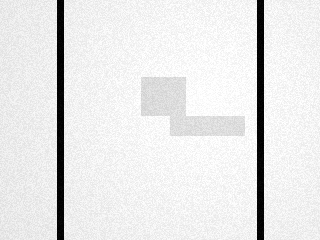
#> input picture test_images/real_lane_center.png, 320 x 240 px; its folder holds only this picture in this run
$ python verify_real_images.py
#> lines starting #> are read from the running program, lines starting #| are printed output that depends on the picture; after the words box and inside, x2 and y2 are one past the last pixel; in counts of white or black regions, pixels touching at a corner belong together
#> call 2 of test_scene, with label = '场景 B: 车道跟随 (vision/lane.py)', roi = (0, 100, 320, 140), extra = ''
#> in test_scene, gray is the input picture: shape (240, 320); min 0, max 255, mean 231.5
"""
用逼真测试图片验证三场景巡线模块。
"""

import os, sys, cv2, numpy as np
sys.path.insert(0, os.path.join(os.path.dirname(__file__), '..'))
import config

TEST_DIR = os.path.join(os.path.dirname(os.path.abspath(__file__)), '..', 'test_images')


def find_black_in_roi(gray, roi, area_min=80, area_max=50000):
    """模拟 line.py / edge.py 的 find_blobs 行为"""
    x, y, w, h = roi
    roi_img = gray[y:y+h, x:x+w]
    _, binary = cv2.threshold(roi_img, 128, 255, cv2.THRESH_BINARY_INV)
    n, labels, stats, centroids = cv2.connectedComponentsWithStats(binary, 8)
    if n <= 1:
        return None
    best_i = np.argmax(stats[1:, cv2.CC_STAT_AREA]) + 1
    area = stats[best_i, cv2.CC_STAT_AREA]
    if area < area_min or area > area_max:
        return None
    cx_r, cy_r = centroids[best_i]
    bx, by = stats[best_i, cv2.CC_STAT_LEFT], stats[best_i, cv2.CC_STAT_TOP]
    bw, bh = stats[best_i, cv2.CC_STAT_WIDTH], stats[best_i, cv2.CC_STAT_HEIGHT]
    return int(cx_r)+x, int(cy_r)+y, int(area), (bx+x, by+y, bw, bh)


def find_white_in_roi(gray, roi, area_min=400, area_max=80000):
    """模拟 lane.py 的 find_blobs 行为"""
#> called with roi = (0, 100, 320, 140), area_min = 400, area_max = 80000
    x, y, w, h = roi
    roi_img = gray[y:y+h, x:x+w]
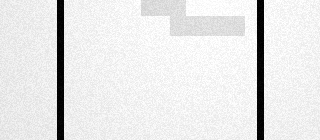
#> roi_img: shape (140, 320); min 0, max 255, mean 230.8
    _, binary = cv2.threshold(roi_img, 200, 255, cv2.THRESH_BINARY)
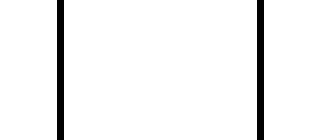
#> binary: shape (140, 320); 95.6% white; 2 black regions, box (x1, y1, x2, y2) and area: (57, 0, 64, 140) 980, (257, 0, 264, 140) 980
    n, labels, stats, centroids = cv2.connectedComponentsWithStats(binary, 8)
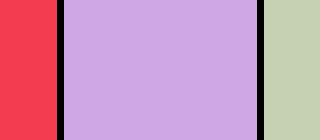
#> labels: shape (140, 320) int32; 4 distinct labels, from 0 to 3; one colour per label, 0 black
#> n = 4; stats = [[57, 0, 207, 140, 1960], [0, 0, 57, 140, 7980], [64, 0, 193, 140, 27020], [264, 0, 56, 140, 7840]]; centroids = [[160, 69.5], [28, 69.5], [160, 69.5], [291.5, 69.5]]
    if n <= 1:
        return None
    best_i = np.argmax(stats[1:, cv2.CC_STAT_AREA]) + 1
#> best_i = 2
    area = stats[best_i, cv2.CC_STAT_AREA]
#> area = 27020
    if area < area_min or area > area_max:
        return None
    cx_r, cy_r = centroids[best_i]
#> cx_r = 160; cy_r = 69.5
    bx, by = stats[best_i, cv2.CC_STAT_LEFT], stats[best_i, cv2.CC_STAT_TOP]
#> bx = 64; by = 0
    bw, bh = stats[best_i, cv2.CC_STAT_WIDTH], stats[best_i, cv2.CC_STAT_HEIGHT]
#> bw = 193; bh = 140
    return int(cx_r)+x, int(cy_r)+y, int(area), (bx+x, by+y, bw, bh), bx+x, bx+bw+x


def test_scene(label, files, roi, finder, extra=""):
    print(f"\n{'='*60}")
    print(f"  {label}")
    print(f"  ROI: {roi}  {extra}")
    print(f"{'='*60}")
    ok = 0
    fail = 0
    for fname in sorted(files):
        fpath = os.path.join(TEST_DIR, fname)
        gray = cv2.imread(fpath, cv2.IMREAD_GRAYSCALE)
        if gray is None:
            continue
        result = finder(gray, roi)
        if result:
            ok += 1
            if len(result) == 4:
                cx, cy, area, rect = result
                dev = (cx - W//2) / (W//2) * 1000
                print(f"  {fname:38s} cx={cx:3d} area={area:5d} dev={dev:+6.0f}")
            elif len(result) == 6:
                cx, cy, area, rect, left, right = result
                dev = (cx - W//2) / (W//2) * 1000
                w_lane = right - left
                print(f"  {fname:38s} cx={cx:3d} w={w_lane:3d} L={left:3d} R={right:3d} dev={dev:+6.0f}")
        else:
            fail += 1
            print(f"  {fname:38s} [FAIL] NOT FOUND")
    print(f"  ---> 通过:{ok}  未检出:{fail}")
    return ok, fail


W, H = 320, 240

# 场景 A: 中线跟随
line_files = [f for f in os.listdir(TEST_DIR) if f.startswith('real_line_')]
test_scene("场景 A: 中线跟随 (vision/line.py)", line_files, config.LINE_ROI, find_black_in_roi)

# 场景 B: 车道跟随
lane_files = [f for f in os.listdir(TEST_DIR) if f.startswith('real_lane_')]
test_scene("场景 B: 车道跟随 (vision/lane.py)", lane_files, config.LANE_ROI, find_white_in_roi)
#> in test_scene (call 2), `result = finder(gray, roi)`: result = (160, 169, 27020, (64, 100, 193, 140), 64, 257)
#> in test_scene (call 2), `cx, cy, area, rect, left, right = result`: cx = 160; cy = 169; area = 27020; rect = (64, 100, 193, 140); left = 64; right = 257
#> in test_scene (call 2), `dev = (cx - W//2) / (W//2) * 1000`: dev = 0
#> in test_scene (call 2), `w_lane = right - left`: w_lane = 193
#|   real_lane_center.png                   cx=160 w=193 L= 64 R=257 dev=    +0

# 场景 C: 边缘跟随
edge_files = [f for f in os.listdir(TEST_DIR) if f.startswith('real_edge_')]
test_scene("场景 C: 边缘跟随 (vision/edge.py)  side=left ref=40",
          edge_files, config.EDGE_ROI, find_black_in_roi,
          extra=f"ref_x={config.EDGE_REF_X}")

print(f"\n{'='*60}")
print("  全部验证完成！")
print(f"{'='*60}")

$ run again, on test_images/real_line_dashed.png
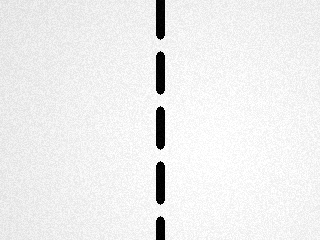
#> input picture test_images/real_line_dashed.png, 320 x 240 px
#> in test_scene, gray is the input picture: shape (240, 320); min 0, max 255, mean 237.7
#> in find_black_in_roi, `_, binary = cv2.threshold(roi_img, 128, 255, cv2.THRESH_BINARY_INV)`:
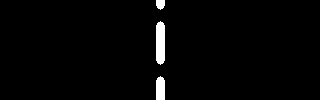
#> binary: shape (100, 320); 2% white; 3 white regions, box (x1, y1, x2, y2) and area: (156, 21, 165, 65) 364, (156, 76, 165, 100) 200, (156, 0, 165, 10) 74
#> in find_black_in_roi, `n, labels, stats, centroids = cv2.connectedComponentsWithStats(binary,..`:
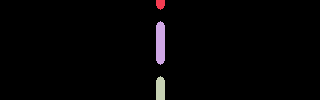
#> labels: shape (100, 320) int32; 4 distinct labels, from 0 to 3; one colour per label, 0 black
#> n = 4; stats = [[0, 0, 320, 100, 31362], [156, 0, 9, 10, 74], [156, 21, 9, 44, 364], [156, 76, 9, 24, 200]]; centroids = [[159.5, 49.44], [160, 3.72], [160, 42.5], [160, 88.35]]
#> best_i = 2
#> in find_black_in_roi, `area = stats[best_i, cv2.CC_STAT_AREA]`: area = 364
#> cx_r = 160; cy_r = 42.5
#> bx = 156; by = 21
#> bw = 9; bh = 44
#> result = (160, 182, 364, (156, 161, 9, 44))
#> in test_scene, `cx, cy, area, rect = result`: cx = 160; cy = 182; area = 364; rect = (156, 161, 9, 44)
#> dev = 0
#|   real_line_dashed.png                   cx=160 area=  364 dev=    +0

$ run again, on test_images/real_line_dirty.png
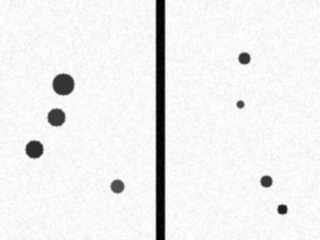
#> input picture test_images/real_line_dirty.png, 320 x 240 px
#> in test_scene, gray is the input picture: shape (240, 320); min 0, max 255, mean 238.3
#> in find_black_in_roi, `_, binary = cv2.threshold(roi_img, 128, 255, cv2.THRESH_BINARY_INV)`:
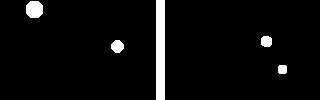
#> binary: shape (100, 320); 4.6% white; 5 white regions, box (x1, y1, x2, y2) and area: (156, 0, 165, 100) 900, (26, 1, 43, 18) 249, (111, 40, 124, 53) 129, (261, 36, 272, 47) 107, (278, 65, 287, 74) 77
#> in find_black_in_roi, `n, labels, stats, centroids = cv2.connectedComponentsWithStats(binary,..`:
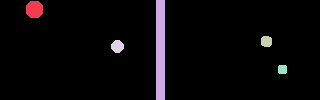
#> labels: shape (100, 320) int32; 6 distinct labels, from 0 to 5; one colour per label, 0 black
#> n = 6; stats = [[0, 0, 320, 100, 30538], [26, 1, 17, 17, 249], [156, 0, 9, 100, 900], [261, 36, 11, 11, 107], [111, 40, 13, 13, 129], [278, 65, 9, 9, 77]]; centroids = [[160, 49.83], [34, 9], [160, 49.5], [266, 41], [117, 46], [282, 69]]
#> best_i = 2
#> in find_black_in_roi, `area = stats[best_i, cv2.CC_STAT_AREA]`: area = 900
#> cx_r = 160; cy_r = 49.5
#> bx = 156; by = 0
#> bw = 9; bh = 100
#> result = (160, 189, 900, (156, 140, 9, 100))
#> in test_scene, `cx, cy, area, rect = result`: cx = 160; cy = 189; area = 900; rect = (156, 140, 9, 100)
#> dev = 0
#|   real_line_dirty.png                    cx=160 area=  900 dev=    +0

$ run again, on test_images/real_lane_left.png
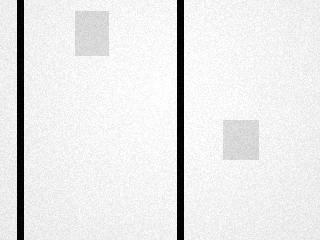
#> input picture test_images/real_lane_left.png, 320 x 240 px
#> in test_scene, gray is the input picture: shape (240, 320); min 0, max 255, mean 232
#> in find_white_in_roi, `_, binary = cv2.threshold(roi_img, 200, 255, cv2.THRESH_BINARY)`:
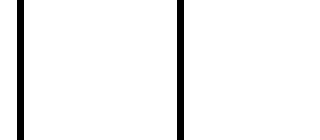
#> binary: shape (140, 320); 95.6% white; 2 black regions, box (x1, y1, x2, y2) and area: (17, 0, 24, 140) 980, (177, 0, 184, 140) 980
#> in find_white_in_roi, `n, labels, stats, centroids = cv2.connectedComponentsWithStats(binary,..`:
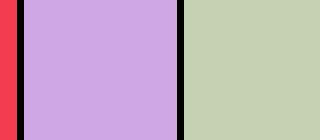
#> labels: shape (140, 320) int32; 4 distinct labels, from 0 to 3; one colour per label, 0 black
#> n = 4; stats = [[17, 0, 167, 140, 1960], [0, 0, 17, 140, 2380], [24, 0, 153, 140, 21420], [184, 0, 136, 140, 19040]]; centroids = [[100, 69.5], [8, 69.5], [100, 69.5], [251.5, 69.5]]
#> best_i = 2
#> in find_white_in_roi, `area = stats[best_i, cv2.CC_STAT_AREA]`: area = 21420
#> cx_r = 100; cy_r = 69.5
#> bx = 24; by = 0
#> bw = 153; bh = 140
#> result = (100, 169, 21420, (24, 100, 153, 140), 24, 177)
#> in test_scene (call 2), `cx, cy, area, rect, left, right = result`: cx = 100; cy = 169; area = 21420; rect = (24, 100, 153, 140); left = 24; right = 177
#> dev = -375
#> w_lane = 153
#|   real_lane_left.png                     cx=100 w=153 L= 24 R=177 dev=  -375
